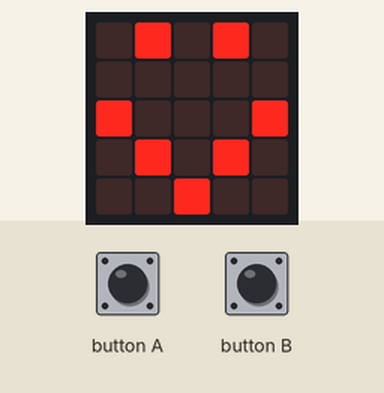
Recording of a program running on a simulated BBC micro:bit (MakeCode). Parts: the board's 5×5 LED display. Inputs (shaded band) come from the test bench. Random numbers come from a fixed seed.

Above: at 1.6 s.
1.7 s: button A pressed for 0.15 s
At 2.6 s:
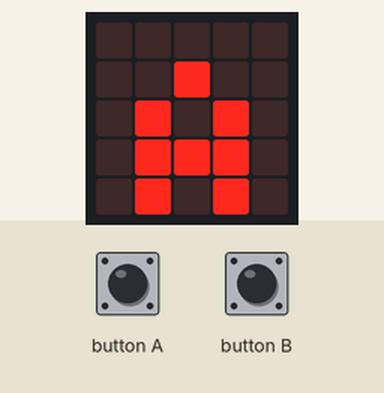
3.3 s: button B pressed for 0.15 s
At 3.8 s:
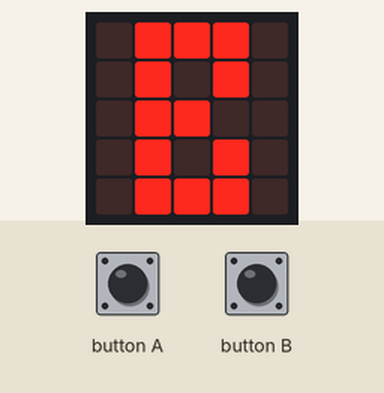
Timing chart, 0 to 6.3 s (numbered marks = the images above; inputs shaded):
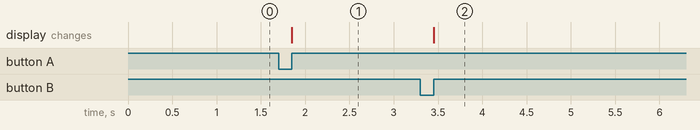

Measured:
- after the input at 1.7 s, the display: changes after 0.15 s (image 1)
- after the input at 3.3 s, the display: changes after 0.15 s (image 2)

The program:

main.ts
```typescript
input.onGesture(Gesture.Shake, function () {
    kivi_paperi_sakset = randint(1, 3)
})
input.onButtonPressed(Button.A, function () {
    basic.showLeds(`
        . . . . .
        . . # . .
        . # . # .
        . # # # .
        . # . # .
        `)
})
input.onButtonPressed(Button.B, function () {
    basic.showLeds(`
        . # # # .
        . # . # .
        . # # . .
        . # . # .
        . # # # .
        `)
})
let kivi_paperi_sakset = 0
basic.showLeds(`
    . # . # .
    . . . . .
    # . . . #
    . # . # .
    . . # . .
    `)
```

test.ts
```typescript
// testit kuuluvat tänne; tätä ei koota, kun tätä pakettia käytetään laajennuksena.
```
